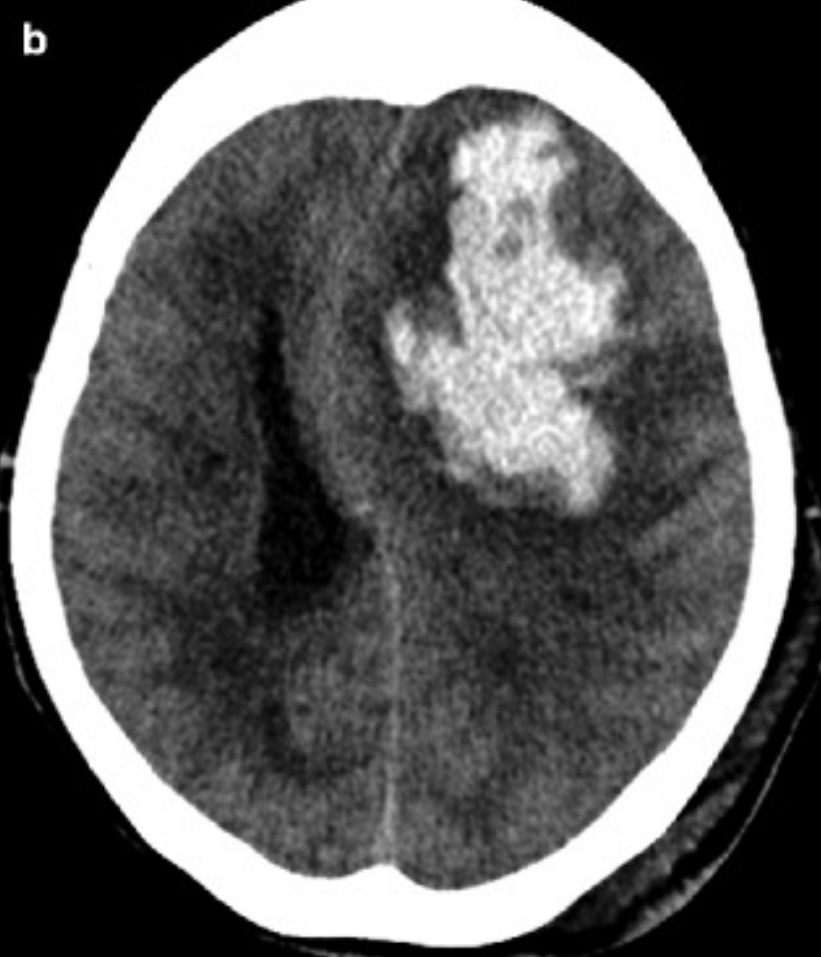
#> input picture input/head_ct/head_ct/000.png, 821 x 957 px; its folder holds 4 pictures in this run
$ jupyter execute --allow-errors unetdraw.ipynb
#> lines starting #> are read from the running program, lines starting #| are printed output that depends on the picture
[cell 1]
import numpy as np
import pandas as pd
import cv2
import glob
import matplotlib.pyplot as plt
import matplotlib

[cell 2]
label_path = './input/labels.csv'
image_path = './input/head_ct/head_ct'

label_df = pd.read_csv(label_path)
#> (reads input/labels.csv from the repository)
image_files = sorted(glob.glob(image_path + '/*.png'))

[cell 3]
images = np.array([cv2.resize(cv2.imread(file, cv2.IMREAD_GRAYSCALE), (128, 128)) for file in image_files])
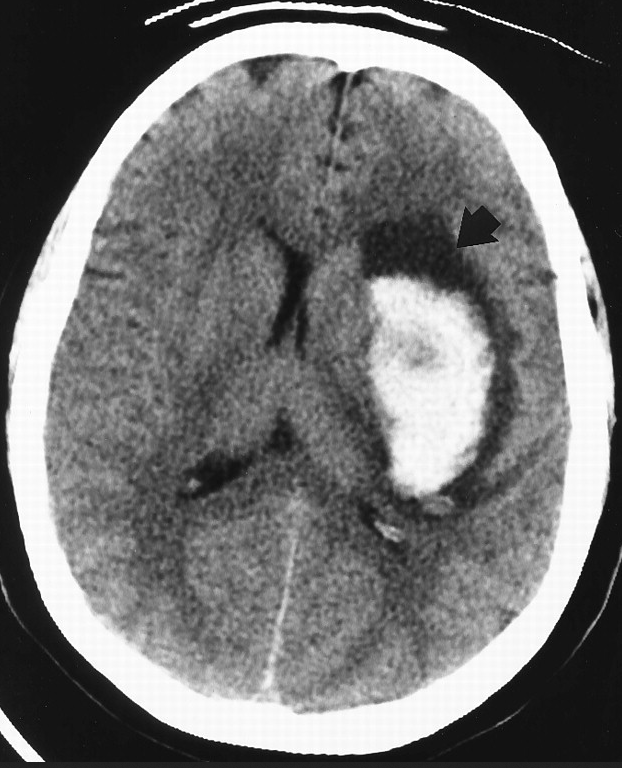
#> input picture input/head_ct/head_ct/001.png, 622 x 768 px
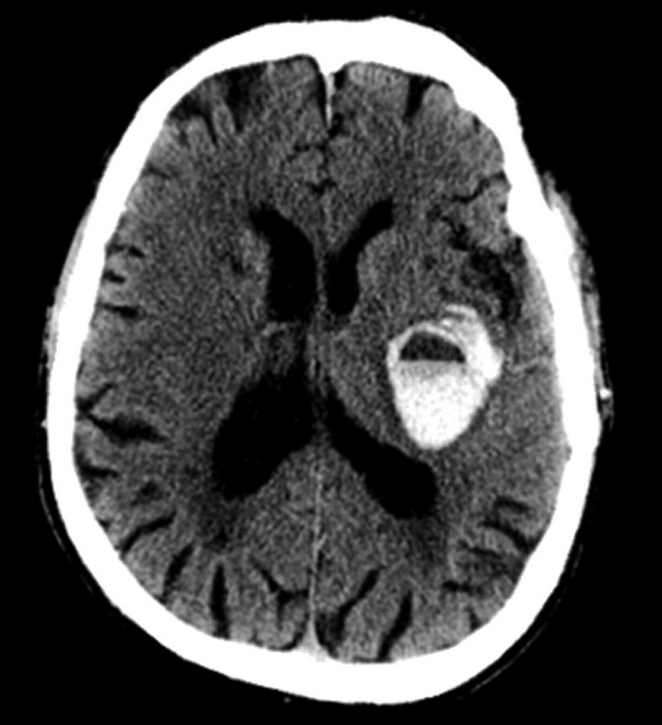
#> input picture input/head_ct/head_ct/002.png, 662 x 725 px
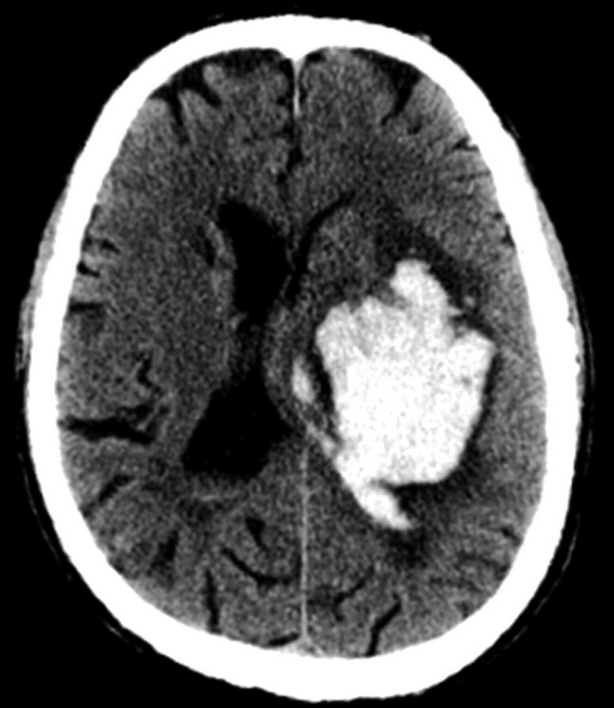
#> input picture input/head_ct/head_ct/003.png, 614 x 708 px
